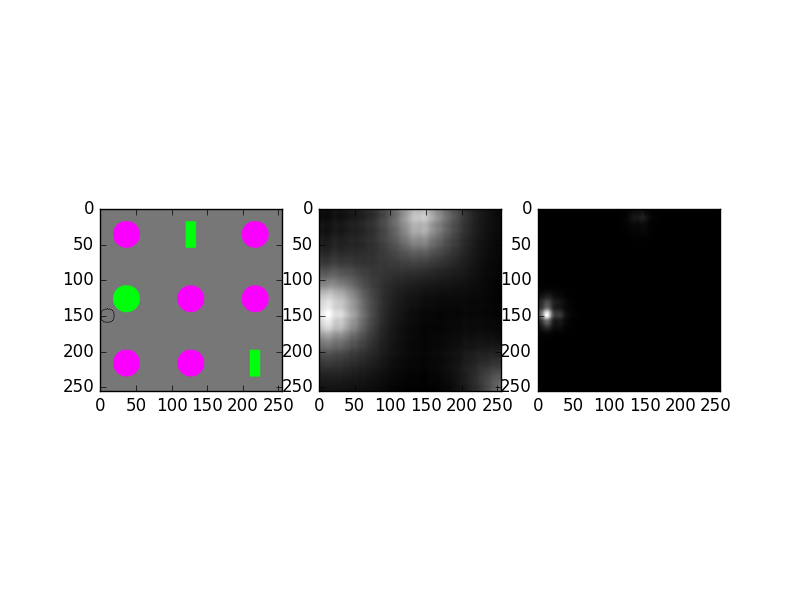
#> input picture outdata/outconjunction1/1-5-0-1.png, 800 x 600 px
$ python colorfilter_singleopponent.py outdata/outconjunction1/1-5-0-1.png   (Python 2 division)   (older library calls are emulated)
#> lines starting #> are read from the running program, lines starting #| are printed output that depends on the picture; after the words box and inside, x2 and y2 are one past the last pixel; in counts of white or black regions, pixels touching at a corner belong together
### Model1.py
import ModelOptions1 as opt
import cPickle
import random
import pdb
import numpy as np
import scipy.misc as sm
import scipy.signal
from scipy import stats
from scipy import spatial
import math
import scipy.ndimage.filters as snf
import os
import time

reload(opt)

#DEBUG
# np.seterr(all='raise') #Floating point errors generate an actual exception rather than a warning


def buildS1filters():
	"""
	This function returns a list of list of S1 (Gabor) filters. Each Gabor
	filter is a square 2D array. The inner
	lists run over orientations (4 orientations per scale), and the outer list
	runs over scales (all the S1 RF sizes defined in the options). We use
	exactly the same equation as in Serre et al. PNAS 2007 (SI text).
	"""

	print "Building S1 filters"
	filts=[];
	for RFSIZE in opt.S1RFSIZES:
		filtsthissize=[]
		for o in [45, 90, 135, 180]:
			theta = np.radians(o)
			#print "RF SIZE:", RFSIZE, "orientation: ", theta / math.pi, "* pi"
			x, y = np.mgrid[0:RFSIZE, 0:RFSIZE] - RFSIZE/2
			sigma = 0.0036 * RFSIZE * RFSIZE +0.35 * RFSIZE + 0.18
			lmbda = sigma / 0.8
			gamma = 0.3
			x2 = x * np.cos(theta) + y * np.sin(theta)
			y2 = -x * np.sin(theta) + y * np.cos(theta)
			myfilt = (np.exp(-(x2*x2 + gamma * gamma * y2 * y2) / (2 * sigma * sigma))
					* np.cos(2*math.pi*x2 / lmbda))
			#print type(myfilt[0,0])
			myfilt[np.sqrt(x**2 + y**2) > (RFSIZE/2)] = 0.0
			# Normalized like in Minjoon Kouh's code
			myfilt = myfilt - np.mean(myfilt)
			myfilt = myfilt / np.sqrt(np.sum(myfilt**2))
			filtsthissize.append(myfilt.astype('float'))
		filts.append(filtsthissize)
	print 'done building'
	return filts

# [296 lines left out: functions runC1layer, runS1layer, extractS3Vector, extract3DPatch, myNormCrossCorr, runS2blayer and 2 more, not called in this run]

def comparison(a, b):
	return stats.spearmanr(a, b)[0]
	# return spatial.distance.euclidean(a, b)
	# return np.dot(a, b)/np.linalg.norm(a)

# [126 lines left out: functions runS3layer, runC3layer, getC2bAverage, feedbackSignal, scale, imgDynamicRange and 3 more, not called in this run]

def rel_2d_value(mat, rel_x, rel_y):
	return get_relatived_value(get_relatived_value(mat, rel_x), rel_y)

# [238 lines left out: functions corresponding_points, priorityMap, buildImageProts, buildObjProts, getObjNames, buildS3Prots and 6 more, not called in this run]

### colorfilter_singleopponent.py
import sys
import cv2
import os
import math
import random
import numpy as np
import cPickle
import time
import matplotlib.pyplot as plt
import scipy.ndimage.filters as snf
from scipy.ndimage.filters import gaussian_filter, convolve
import Model1 as model

def buildFilter():
    RFSIZE=7
    filtsthissize=[]
    for o in [90, 180]:
        theta = np.radians(o)
        #print "RF SIZE:", RFSIZE, "orientation: ", theta / math.pi, "* pi"
        x, y = np.mgrid[0:RFSIZE, 0:RFSIZE] - RFSIZE/2
        sigma = 0.0036 * RFSIZE * RFSIZE +0.35 * RFSIZE + 0.18
        lmbda = sigma / 0.8
        gamma = 0.3
        x2 = x * np.cos(theta) + y * np.sin(theta)
        y2 = -x * np.sin(theta) + y * np.cos(theta)
        myfilt = (np.exp(-(x2*x2 + gamma * gamma * y2 * y2) / (2 * sigma * sigma))
                * np.cos(2*math.pi*x2 / lmbda))
        #print type(myfilt[0,0])
        myfilt[np.sqrt(x**2 + y**2) > (RFSIZE/2)] = 0.0
        # Normalized like in Minjoon Kouh's code
        myfilt = myfilt - np.mean(myfilt)
        myfilt = myfilt / np.sqrt(np.sum(myfilt**2))
        filtsthissize.append(myfilt.astype('float'))
    return filtsthissize

s1filters = model.buildS1filters() # s1 layer is convolution.

basefilter = buildFilter()

def half_square(img):
    img[img < 0] = 0
    return img**2.0

def rectify(img, norm):
    k = 1.0
    top = k * img
    sigma = 0.225
    bottom = sigma**2 + norm
    return np.sqrt(top/bottom)

def normalize(mat, maxv=1.0):
    if np.min(mat) != 0:
        mat = mat - np.min(mat)
    mat = mat / np.max(mat)
    mat = mat * maxv
    return mat

def run_filters(img):
    ret = []
    for direction in basefilter:
        ret.append(cv2.filter2D(img, -1, direction))
    return np.dstack(ret)

def single_opponent(img):
    channels = {
        'r': img[:,:,2],
        'g': img[:,:,1],
        'b': img[:,:,0]
    }
    combined = {}
    combinations = ['rg', 'gr', 'by', 'yb',] # how does black/white work
    for combo in combinations:
        a = combo[0]
        b = combo[1]
        if a == 'y':
            first = (channels['r'] + channels['g']) * 0.5
            second = channels[b]
        if b == 'y':
            second = (channels['r'] + channels['g']) * 0.5
            first = channels[a]
        if combo not in ['by', 'yb']:
            first = channels[a]
            second = channels[b]
        combined[combo] = first - second
        # combined[combo] = np.abs(first - second)
        combined[combo][combined[combo] < 0] = 0
        print np.max(combined[combo])
#> this loop made 4 passes
#| 255
#| 255
#| 130.0
#| 121.5
#> pass 3, in single_opponent, `second = (channels['r'] + channels['g']) * 0.5`:
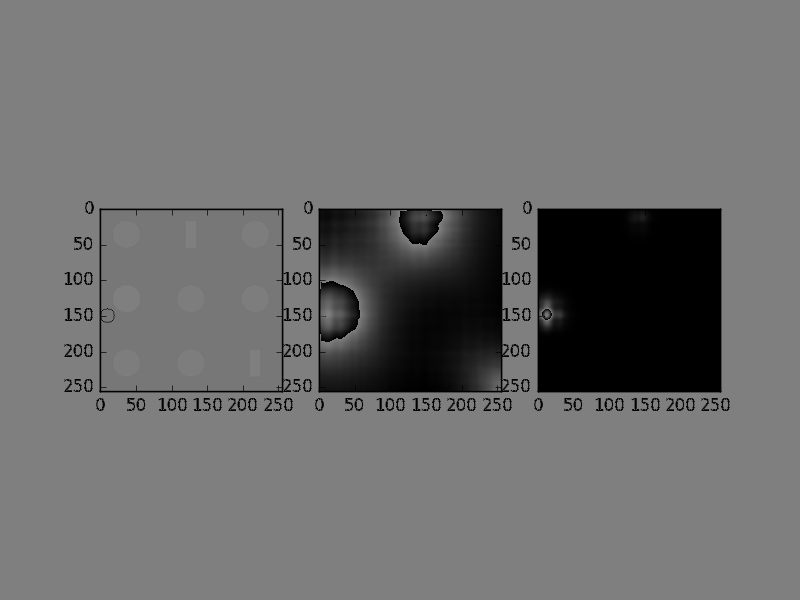
#> second: shape (600, 800) float64; min 0, max 127.5, mean 110
#> after the loop, combined = 4 items

    maxed = {}
    for c in combined:
        maxed[c] = snf.maximum_filter(combined[c], size=9)
#> this loop made 4 passes
#> c on passes 1 to 4: 'rg', 'gr', 'by', 'yb'
#> after the loop, maxed = 4 items

    for c in channels:
        if 'r' in c or 'g' in c:
            print np.unique(channels[c])
            cv2.imshow(c, normalize(channels[c]))
#> this loop made 3 passes
#| [  0   1   2   3   4   5   6   7   8   9  10  11  12  13  14  15  16  17
#|   18  19  20  21  22  23  24  25  26  27  28  29  30  31  32  33  34  35
#|   36  37  38  39  40  41  42  43  44  45  46  47  48  49  50  51  52  53
#|   54  55  56  57  58  59  60  61  62  63  64  65  66  67  68  69  70  71
#|   72  73  74  75  76  77  78  79  80  81  82  83  84  85  86  87  88  89
#|   90  91  92  93  94  95  96  97  98  99 100 101 102 103 104 105 106 107
#|  108 109 110 111 112 113 114 115 116 117 118 119 120 121 122 1
#| [  0   1   2   3   4   5   6   7   8   9  10  11  12  13  14  15  16  17
#|   18  19  20  21  22  23  24  25  26  27  28  29  30  31  32  33  34  35
#|   36  37  38  39  40  41  42  43  44  45  46  47  48  49  50  51  52  53
#> (further printed lines are left out)
#> pass 1, in normalize, `mat = mat / np.max(mat)`:
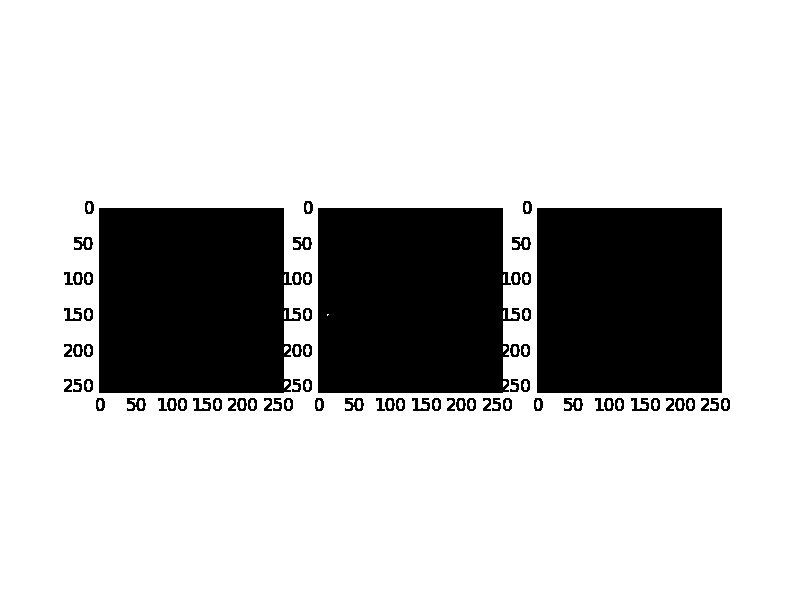
#> mat: shape (600, 800); values 0 (black) and 1 (white), 77.3% white; 73 black regions, largest, box (x1, y1, x2, y2) and area: (99, 208, 301, 393) 34514, (318, 208, 520, 393) 34497, (537, 208, 722, 393) 34225
#> pass 2, in normalize (call 2), `mat = mat / np.max(mat)`:
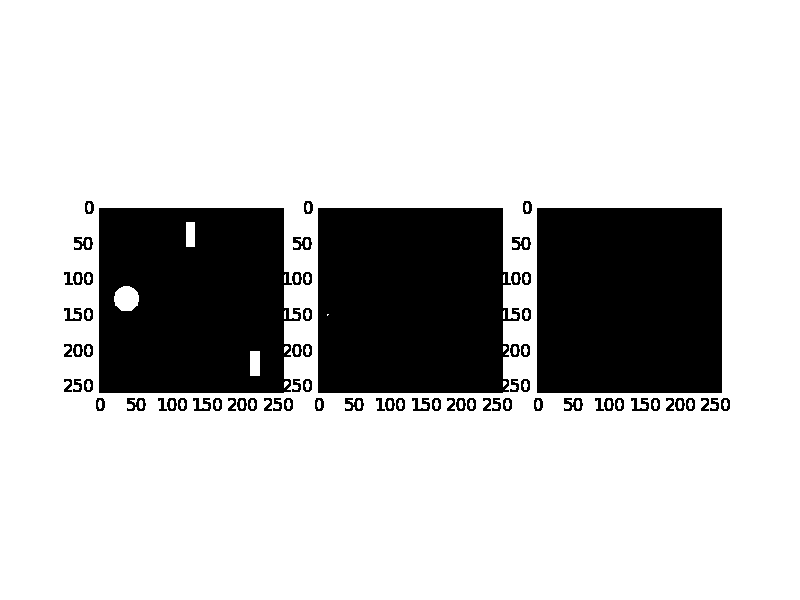
#> mat: shape (600, 800); values 0 (black) and 1 (white), 77.5% white; 73 black regions, largest, box (x1, y1, x2, y2) and area: (318, 208, 520, 393) 34497, (537, 208, 722, 393) 34225, (99, 208, 301, 393) 33539
    # cv2.waitKey(0)
    # cv2.destroyAllWindows()

    for c in combined:
        if 'r' in c or 'g' in c:
            cv2.imshow(c, normalize(combined[c]))
#> this loop made 4 passes
#> pass 1, in normalize (call 3), `mat = mat / np.max(mat)`:
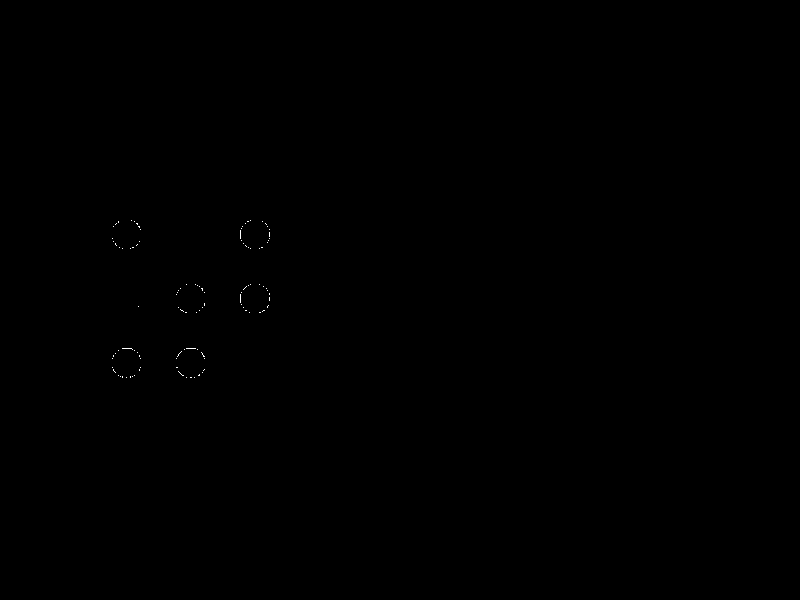
#> mat: shape (600, 800); values 0 (black) and 1 (white), 0.04% white in thin lines or dots, all inside (x1, y1, x2, y2) = (112, 220, 270, 378)
#> pass 2, in normalize (call 4), `mat = mat / np.max(mat)`:
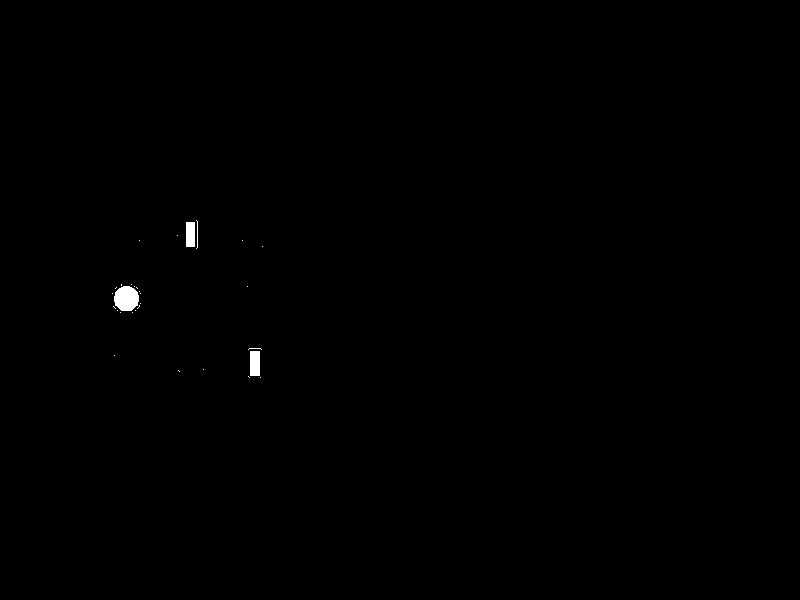
#> mat: shape (600, 800); values 0 (black) and 1 (white), 0.22% white; 30 white regions (26 under 20 px), largest, box (x1, y1, x2, y2) and area: (114, 286, 139, 311) 500, (250, 351, 260, 376) 250, (186, 222, 195, 247) 225, (196, 220, 198, 249) 29
    cv2.waitKey(0)
    cv2.destroyAllWindows()

    return combined

def double_opponent(channels):# expect n x n x 4 x 4
    convolved = {}
    for c in channels:
        convolved[c] = run_filters(channels[c])
    combined = {}
    combined['rg'] = cv2.absdiff(convolved['rg'], convolved['gr'])
    combined['by'] = cv2.absdiff(convolved['by'], convolved['yb'])

    for c in convolved:
        cv2.imshow(c, normalize(np.mean(convolved[c],axis=2)))
    cv2.waitKey(0)
    cv2.destroyAllWindows()

    cv2.imshow('rg',snf.maximum_filter(normalize(np.mean(combined['rg'],axis=2)), size=9))
    cv2.imshow('by',snf.maximum_filter(normalize(np.mean(combined['by'],axis=2)), size=9))
    cv2.waitKey(0)

if __name__ == '__main__':
    so = single_opponent(cv2.imread(sys.argv[1]))
#> so = 4 items
    # do = double_opponent(so)
